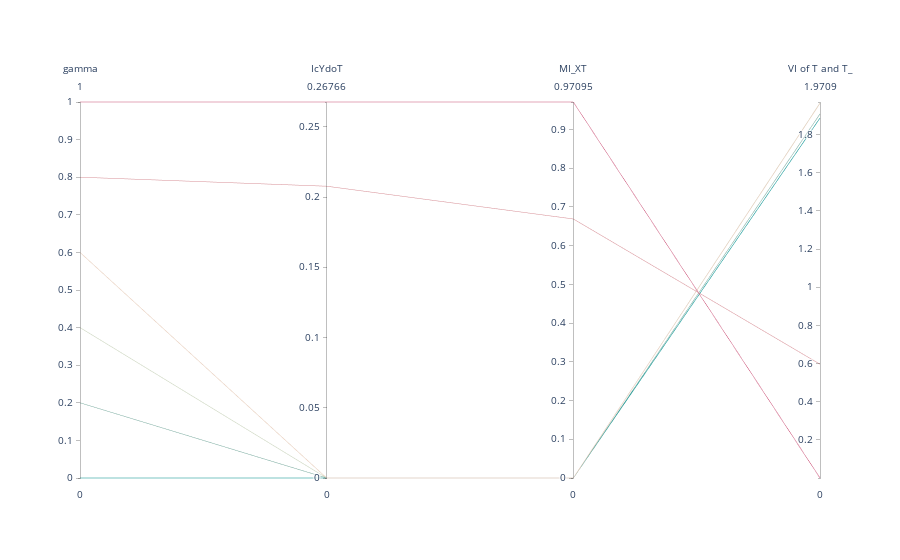

Source (notebook cell):
### Markdown cell above
#### Case `uncertainty_y=0.2`

### Code cell
conditions = (best_runs['uncertainty_y'] == 0.2)
filtered_runs = best_runs[conditions]

dimensions = [
    {'label': 'gamma', 'values': filtered_runs['gamma']},
    {'label': 'IcYdoT', 'values': filtered_runs['IcYdoT'], 'range': [0, filtered_runs['IcYdoT'].max()]},
    {'label': 'MI_XT', 'values': filtered_runs['MI_XT'], 'range': [0, best_runs['MI_XT'].max()]},
    {'label': 'VI of T and T_', 'values': filtered_runs['VI of T and T_'], 'range': [best_runs['VI of T and T_'].min(), best_runs['VI of T and T_'].max()]},
]
fig = go.Figure(data=
    go.Parcoords(
        line=dict(
            #colorbar=dict(title_text='gamma', tickvals=np.arange(0,1.1,0.2)),
            color=filtered_runs['gamma'], colorscale='TealRose', showscale=False), 
        dimensions=dimensions,
        unselected=dict(line=dict(color='gray', opacity=0.08))
    )
)
# Show the plot
fig.show()

### Figure 1 — Plotly figure (JSON) as saved in the notebook; plotly's stock layout.template omitted (floating-point values rounded to 4 significant figures)
{"data": [{"dimensions": [{"label": "gamma", "values": [1, 0.8, 0.6, 0.4, 0.2, 0]}, {"label": "IcYdoT", "range": [0, 0.2677], "values": [0.2677, 0.2077, -2.384e-07, -2.384e-07, -2.384e-07, -2.98e-07]}, {"label": "MI_XT", "range": [0, 0.971], "values": [0.971, 0.6689, -5.96e-08, -5.96e-08, -2.384e-07, -1.192e-07]}, {"label": "VI of T and T_", "range": [2.134e-07, 1.971], "values": [2.134e-07, 0.5966, 1.964, 1.966, 1.908, 1.887]}], "line": {"color": [1, 0.8, 0.6, 0.4, 0.2, 0], "colorscale": [[0, "rgb(0, 147, 146)"], [0.1667, "rgb(114, 170, 161)"], [0.3333, "rgb(177, 199, 179)"], [0.5, "rgb(241, 234, 200)"], [0.6667, "rgb(229, 185, 173)"], [0.8333, "rgb(217, 137, 148)"], [1, "rgb(208, 88, 126)"]], "showscale": false}, "type": "parcoords", "unselected": {"line": {"color": "gray", "opacity": 0.08}}}], "layout": {"autosize": true}}
